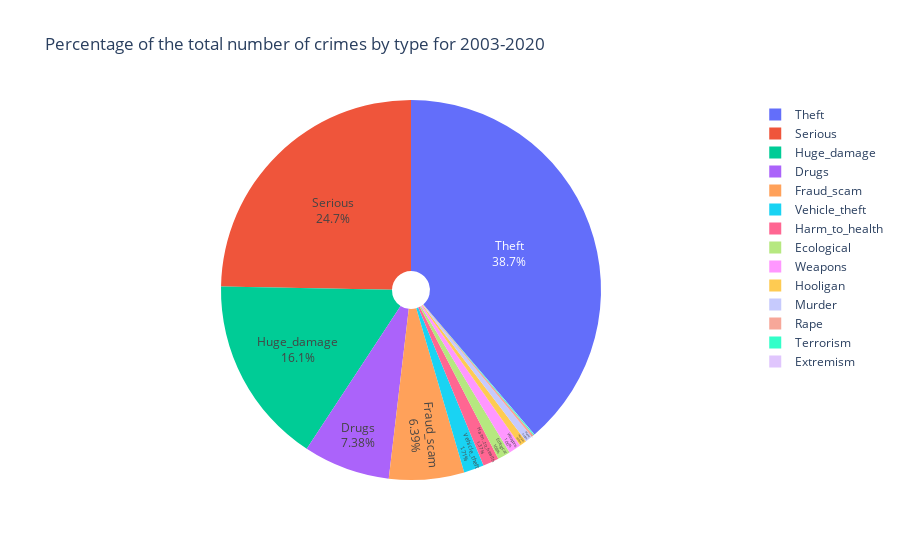

The cell this chart's notebook holds for it:
### Markdown cell above
### Cool plots with detailed overview (powered by plotly.express)

### Code cell
import plotly.express as px

serious_crimes = df[df.columns[2:]].sum()
column_names = list(df)[2:]

fig = px.pie(df,
             values=serious_crimes, names=column_names,
             title='Percentage of the total number of crimes by type for 2003-2020',
             height=800, hole=0.1
            ).update_traces(textposition="inside", textinfo="percent+label")
fig.show()

### Figure 1 — Plotly figure (JSON) as saved in the notebook; plotly's stock layout.template omitted (floating-point values rounded to 4 significant figures)
{"data": [{"domain": {"x": [0, 1], "y": [0, 1]}, "hole": 0.1, "hovertemplate": "label=%{label}<br>value=%{value}<extra></extra>", "labels": ["Serious", "Huge_damage", "Ecological", "Terrorism", "Extremism", "Murder", "Harm_to_health", "Rape", "Theft", "Vehicle_theft", "Fraud_scam", "Hooligan", "Drugs", "Weapons"], "legendgroup": "", "name": "", "showlegend": true, "textinfo": "percent+label", "textposition": "inside", "type": "pie", "values": [12109040, 7872418, 531455, 40557, 12192, 297537, 671585, 95034, 18992750, 840790, 3131956, 298818, 3617093, 517629]}], "layout": {"autosize": true, "legend": {"tracegroupgap": 0}, "title": {"text": "Percentage of the total number of crimes by type for 2003-2020"}}}
